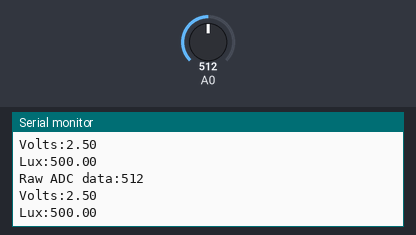
Bench run of a sketch on a simulated Arduino Uno, built with avr-gcc and run on an emulated ATmega328P. On the bench: the last lines printed to the serial monitor. The inputs (shaded band) are chosen by the test bench; at power-on: A0 = 512.

Above: at 1.2 s.
1.3 s: A0 set to 716
At 2.6 s:
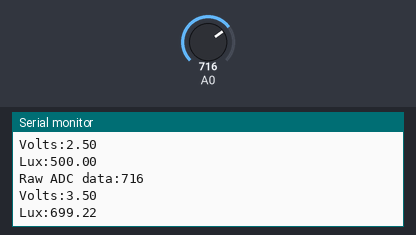
2.8 s: A0 set to 900
At 3.8 s:
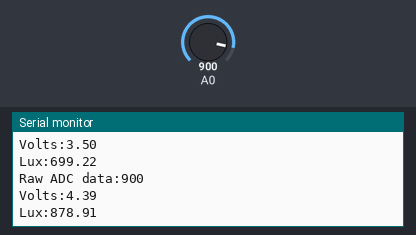
Timing chart, 0 to 5.8 s (numbered marks = the images above; inputs shaded):
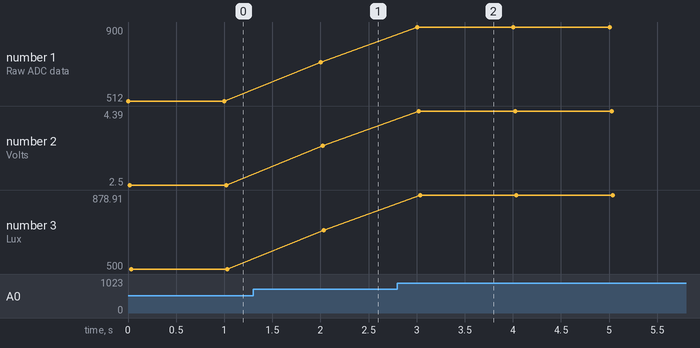

Measured:
- after the input at 1.3 s, the serial monitor: prints a new line after 0.70 s (image 1)
- after the input at 2.8 s, the serial monitor: prints a new line after 0.20 s (image 2)
- plotted number 1: 512 → 716 after the input at 1.3 s, 716 → 900 after the input at 2.8 s
- plotted number 2: 2.5 → 3.5 after the input at 1.3 s, 3.5 → 4.39 after the input at 2.8 s
- plotted number 3: 500 → 699.22 after the input at 1.3 s, 699.22 → 878.91 after the input at 2.8 s

The sketch:

TEMT6000.ino
```cpp
void setup() {
  Serial.begin(9600);
  pinMode(A0, INPUT);

}

void loop() {
  int light_value = analogRead(A0);
  float volts = analogRead(A0) * 5.0 / 1024.0;
  float amps = volts / 10000.0;
  float microamps = amps * 1000000;
  float lux = microamps * 2.0;
  Serial.print ("Raw ADC data:");
  Serial.println (light_value);
  Serial.print ("Volts:");
  Serial.println (volts);
  Serial.print ("Lux:");
  Serial.println (lux);
  delay(1000);

}
```
